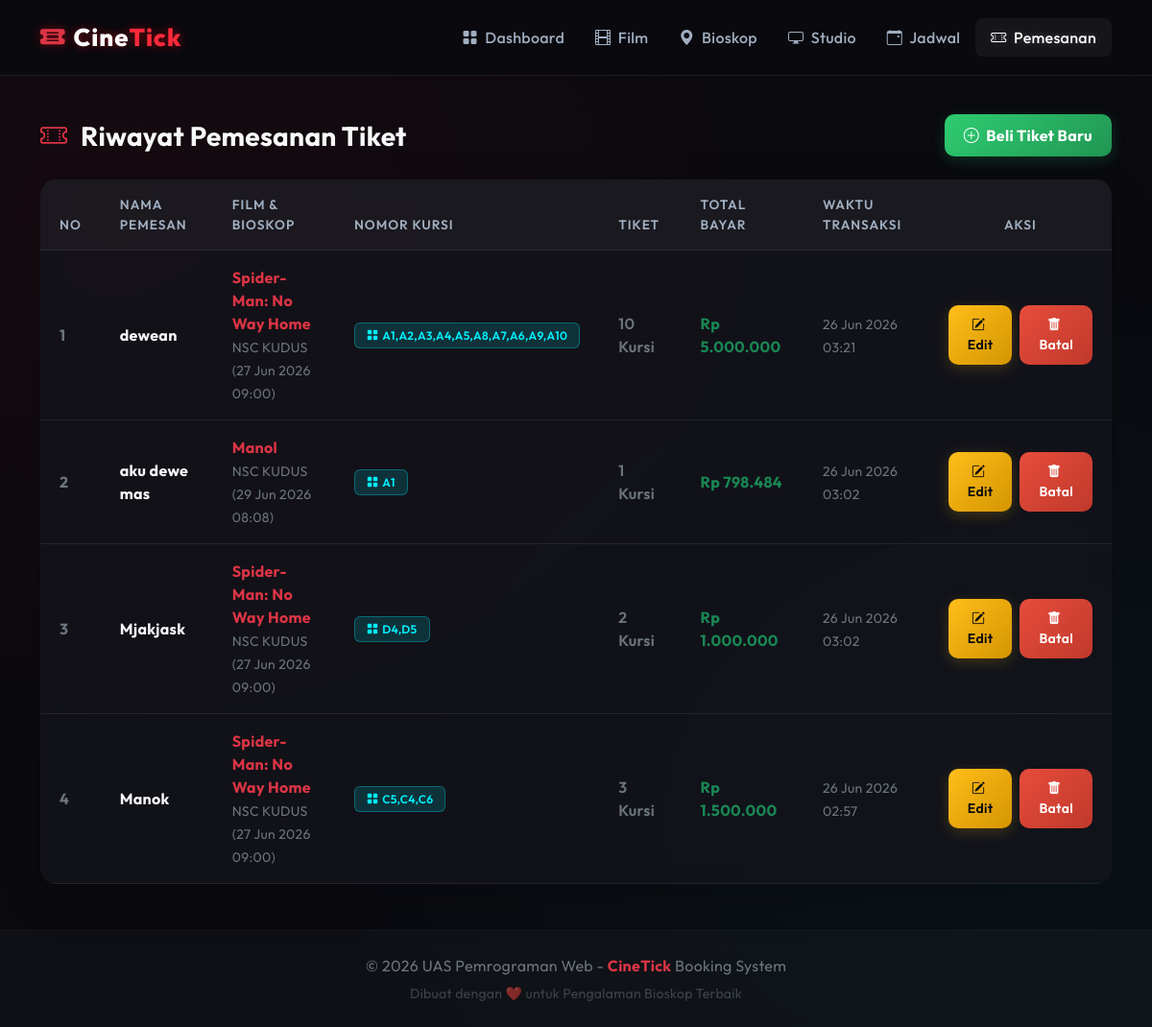
Screenshot of /booking_tampil.php with the database file from the repository.
### tables this page shows
CREATE TABLE `bookings` (
  `id_booking` int(11) NOT NULL,
  `id_schedule` int(11) DEFAULT NULL,
  `nama_pemesan` varchar(100) DEFAULT NULL,
  `jumlah_tiket` int(11) DEFAULT NULL,
  `no_kursi` varchar(255) DEFAULT NULL,
  `total_bayar` decimal(10,2) DEFAULT NULL,
  `tanggal_pesan` timestamp NOT NULL DEFAULT current_timestamp()
);

CREATE TABLE `movies` (
  `id_movie` int(11) NOT NULL,
  `judul` varchar(255) NOT NULL,
  `genre` varchar(100) DEFAULT NULL,
  `durasi` int(11) DEFAULT NULL,
  `rating` varchar(10) DEFAULT NULL,
  `poster` varchar(255) DEFAULT NULL
);

CREATE TABLE `cinemas` (
  `id_cinema` int(11) NOT NULL,
  `nama_bioskop` varchar(100) NOT NULL,
  `alamat` text DEFAULT NULL
);

CREATE TABLE `schedules` (
  `id_schedule` int(11) NOT NULL,
  `id_movie` int(11) DEFAULT NULL,
  `id_studio` int(11) DEFAULT NULL,
  `jam_tayang` time DEFAULT NULL,
  `tanggal_tayang` date DEFAULT NULL,
  `harga_tiket` decimal(10,2) DEFAULT NULL
);

### booking_tampil.php (the view, shortened to what this page needs)
<?php include 'koneksi.php'; include 'header.php'; ?>
<div class="d-flex justify-content-between align-items-center mb-4">
    <h3 class="fw-bold m-0"><i class="bi bi-ticket-perforated text-danger me-2"></i> Riwayat Pemesanan Tiket</h3>
    <a href="booking_tambah.php" class="btn btn-success fw-bold">
        <i class="bi bi-plus-circle me-1"></i> Beli Tiket Baru
    </a>
</div>
<div class="card border-0 shadow-lg">
    <div class="card-body p-0">
        <div class="table-responsive">
            <table class="table table-hover mb-0">
                <thead>
                    <tr>
                        <th width="60">No</th>
                        <th>Nama Pemesan</th>
                        <th>Film & Bioskop</th>
                        <th>Nomor Kursi</th>
                        <th>Tiket</th>
                        <th>Total Bayar</th>
                        <th>Waktu Transaksi</th>
                        <th width="180" class="text-center">Aksi</th>
                    </tr>
                </thead>
                <tbody>
                    <?php
                    $no = 1;
                    $sql = "SELECT b.*, m.judul, c.nama_bioskop, s.jam_tayang, s.tanggal_tayang
                            FROM bookings b
                            JOIN schedules s ON b.id_schedule = s.id_schedule
                            JOIN movies m ON s.id_movie = m.id_movie
                            JOIN studios st ON s.id_studio = st.id_studio
                            JOIN cinemas c ON st.id_cinema = c.id_cinema
                            ORDER BY b.id_booking DESC";
                    $data = mysqli_query($conn, $sql);
                    while($d = mysqli_fetch_array($data)){
                        $date_fmt = date('d M Y', strtotime($d['tanggal_tayang']));
                        $time_fmt = date('H:i', strtotime($d['jam_tayang']));
                    ?>
                    <tr>
                        <td class="fw-bold text-secondary"><?= $no++; ?></td>
                        <td class="fw-bold text-light"><?= htmlspecialchars($d['nama_pemesan']); ?></td>
                        <td>
                            <strong class="text-danger d-block fs-6"><?= htmlspecialchars($d['judul']); ?></strong>
                            <small class="text-secondary"><?= htmlspecialchars($d['nama_bioskop']); ?> (<?= $date_fmt ?> <?= $time_fmt ?>)</small>
                        </td>
                        <td>
                            <span class="badge bg-info text-dark">
                                <i class="bi bi-grid-fill me-1"></i><?= htmlspecialchars($d['no_kursi'] ?: '-'); ?>
                            </span>
                        </td>
                        <td class="text-secondary fw-semibold"><?= htmlspecialchars($d['jumlah_tiket']); ?> Kursi</td>
                        <td class="text-success fw-bold">Rp <?= number_format($d['total_bayar'], 0, ',', '.'); ?></td>
                        <td class="text-secondary"><small><?= date('d M Y H:i', strtotime($d['tanggal_pesan'])); ?></small></td>
                        <td class="text-center">
                            <div class="d-inline-flex gap-2">
                                <a href="booking_edit.php?id=<?= $d['id_booking']; ?>" class="btn btn-sm btn-warning">
                                    <i class="bi bi-pencil-square me-1"></i>Edit
                                </a>
                                <a href="booking_aksi.php?act=hapus&id=<?= $d['id_booking']; ?>" class="btn btn-sm btn-danger" onclick="return confirm('Batalkan pesanan tiket ini?')">
                                    <i class="bi bi-trash-fill me-1"></i>Batal
                                </a>
                            </div>
                        </td>
                    </tr>
                    <?php } ?>
                </tbody>
            </table>
        </div>
    </div>
</div>
<?php include 'footer.php'; ?>

### css/style.css (style rules this page uses)
:root { color-scheme: dark; --bg-main: #0a0a0f; --bg-card: rgba(20, 20, 28, 0.75); --border-color: rgba(255, 255, 255, 0.08); --text-primary: #f8f9fa; --text-secondary: #a0aec0; --accent-red: #ff2a3b; --accent-gold: #ffbe1a; --accent-cyan: #00f2fe; --accent-green: #2ecc71; }
body { font-family: 'Outfit', sans-serif; background-color: var(--bg-main); background-image: radial-gradient(at 10% 20%, rgba(229, 9, 20, 0.05) 0px, transparent 50%), radial-gradient(at 90% 80%, rgba(0, 242, 254, 0.04) 0px, transparent 50%); background-attachment: fixed; color: var(--text-primary); min-height: 100vh; letter-spacing: 0.3px; }
.card { background: var(--bg-card); border: 1px solid var(--border-color); border-radius: 16px; backdrop-filter: blur(10px); color: var(--text-primary); box-shadow: 0 8px 32px 0 rgba(0, 0, 0, 0.4); transition: transform 0.3s ease, box-shadow 0.3s ease; overflow: hidden; }
.table { color: var(--text-primary); vertical-align: middle; }
.table > :not(caption) > * > * { padding: 16px 20px; background-color: transparent !important; border-bottom-color: var(--border-color); }
.table thead { background: rgba(255, 255, 255, 0.03); }
.table thead th { font-weight: 600; text-transform: uppercase; font-size: 0.85rem; letter-spacing: 1px; color: var(--text-secondary); }
.btn { border-radius: 10px; font-weight: 600; padding: 10px 20px; transition: all 0.3s cubic-bezier(0.4, 0, 0.2, 1); }
.btn-warning { background: linear-gradient(135deg, var(--accent-gold) 0%, #d49500 100%); border: none; color: #0a0a0f !important; box-shadow: 0 4px 15px rgba(255, 190, 26, 0.2); }
.btn-success { background: linear-gradient(135deg, var(--accent-green) 0%, #219653 100%); border: none; box-shadow: 0 4px 15px rgba(46, 204, 113, 0.2); }
.btn-danger { background: linear-gradient(135deg, #e74c3c 0%, #c0392b 100%); border: none; }
.badge { padding: 6px 12px; border-radius: 6px; font-weight: 600; }
.bg-info { background-color: rgba(0, 242, 254, 0.15) !important; color: var(--accent-cyan) !important; border: 1px solid rgba(0, 242, 254, 0.3); }

### rows the page displays
bookings: nama_pemesan "dewean", movies.judul "Spider-Man: No Way Home", cinemas.nama_bioskop "NSC KUDUS", id_schedule.tanggal_tayang "27 Jun 2026", id_schedule.jam_tayang "09:00", no_kursi "A1,A2,A3,A4,A5,A8,A7,A6,A9,A10", jumlah_tiket "10", total_bayar "5.000.000", tanggal_pesan "26 Jun 2026 03:21"
bookings: nama_pemesan "aku dewe mas", movies.judul "Manol", cinemas.nama_bioskop "NSC KUDUS", id_schedule.tanggal_tayang "29 Jun 2026", id_schedule.jam_tayang "08:08", no_kursi "A1", jumlah_tiket "1", total_bayar "798.484", tanggal_pesan "26 Jun 2026 03:02"
bookings: nama_pemesan "Mjakjask", movies.judul "Spider-Man: No Way Home", cinemas.nama_bioskop "NSC KUDUS", id_schedule.tanggal_tayang "27 Jun 2026", id_schedule.jam_tayang "09:00", no_kursi "D4,D5", jumlah_tiket "2", total_bayar "1.000.000", tanggal_pesan "26 Jun 2026 03:02"
bookings: nama_pemesan "Manok", movies.judul "Spider-Man: No Way Home", cinemas.nama_bioskop "NSC KUDUS", id_schedule.tanggal_tayang "27 Jun 2026", id_schedule.jam_tayang "09:00", no_kursi "C5,C4,C6", jumlah_tiket "3", total_bayar "1.500.000", tanggal_pesan "26 Jun 2026 02:57"
